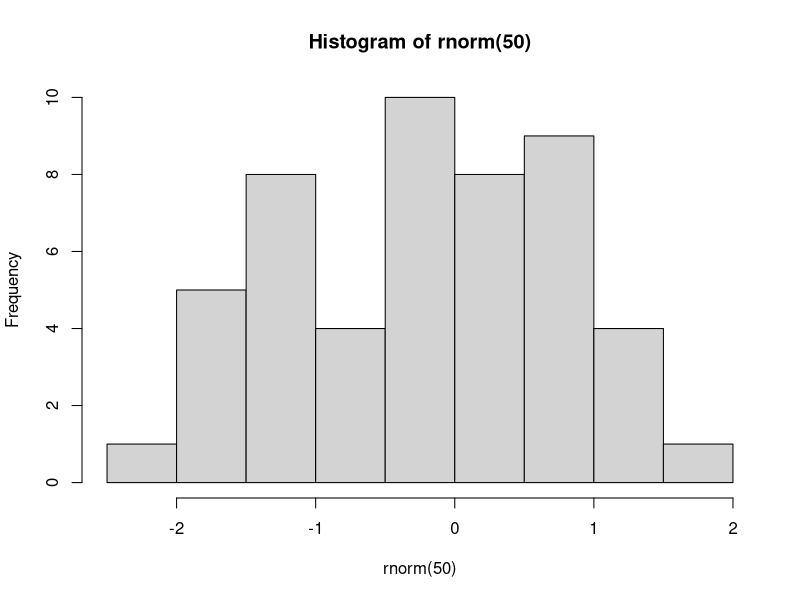

The R script that drew this image:
## ---- chunk 1
#| echo: true
1 + 2
## ---- chunk 2
#| echo: true
1 * 100
## ---- chunk 3
#| echo: true
1 / 100
## ---- chunk 4
#| echo: true
rnorm(50)
## ---- chunk 5
#| echo: true
hist(rnorm(50))
## ---- chunk 6
#| echo: true
# create a vector
vec <- c(1, 2, 3, 4, 5) 
mean(vec)    # mean of vector
## ---- chunk 7
#| echo: true
# Create a numeric vector
numbers <- c(1, 2, 3, 4, 5)

# Create a character vector
fruits <- c("apple", "banana", "cherry", "apple")

# Access elements
numbers[1]      # first element
fruits[2:3]     # second and third elements

# Basic operations
sum(numbers)    # sum of all numbers
summary(numbers) # summary statistics
length(fruits)  # number of elements
summary(fruits) # summary statistics
table(fruits)
## ---- chunk 8
#| echo: true
library(tidyverse)
## ---- chunk 9
#| echo: true
library(palmerpenguins)
## ---- chunk 10
#| echo: true
# Create a factor
gender <- factor(c("Male", "Female", "Female", "Male"))

# View the factor
gender

# Check the levels
levels(gender)

# Count occurrences of each level
table(gender)
summary(gender)
## ---- chunk 11
#| echo: true
library(tibble)
ID <- 1:10
gender <- c(rep("male", 5), rep("female", 5))
height <- c(10, 20, 30, 14, 15, 21, 17, 12, 16, 23)
weight <- c(5, 10, 15, 7, 7.5, 10.5, 8.5, 6, 8, 11.5)
data <- tibble(ID=ID,
               Gender=gender,
               Weight=weight,
               Height=height)
data
## ---- chunk 12
#| echo: true
head(data)
tail(data)
glimpse(data)
summary(data)
dim(data)
## ---- chunk 13
#| echo: true
data$Gender <- as_factor(data$Gender)
data
## ---- chunk 14
#| echo: true
glimpse(data)
summary(data)
## ---- chunk 15
#| echo: true
data(iris)
head(iris)
## ---- chunk 16
#| echo: true
data("penguins")
head(penguins)
## ---- chunk 17
#| echo: true
data()  
## ---- chunk 18
#| echo: true
mean(1:10)
## ---- chunk 19
#| echo: true
1:10 |> mean()
## ---- chunk 20
#| echo: true
library(palmerpenguins)
library(dplyr)
data("penguins")
## ---- chunk 21
#| echo: true
penguins
## ---- chunk 22
#| echo: true
colnames(penguins)
## ---- chunk 23
#| echo: true
penguins |> 
  filter(species == "Adelie", sex == "female")
## ---- chunk 24
#| echo: true
penguins |>
  select(species, island, body_mass_g)

## ---- chunk 25
#| echo: true
penguins |>
  arrange(desc(body_mass_g))

## ---- chunk 26
#| echo: true
penguins |> 
  arrange(body_mass_g)

## ---- chunk 27
#| echo: true
penguins |> 
  mutate(body_mass_kg = body_mass_g / 1000)

## ---- chunk 28
#| echo: true
penguins |>
  summarise(mean_mass = mean(body_mass_g, na.rm = TRUE))

## ---- chunk 29
#| echo: true
penguins |>
  group_by(species) |>
  summarise(mean_mass = mean(body_mass_g, na.rm = TRUE))

## ---- chunk 30
#| echo: true
penguins |>
  rename(Mass_g = body_mass_g, Flipper_cm = flipper_length_mm)

## ---- chunk 31
#| echo: true
penguins <- penguins |>
  rename(Mass_g = body_mass_g, Flipper_cm = flipper_length_mm)
penguins
## ---- chunk 32
#| echo: true
penguins |>
  slice(5:10)
